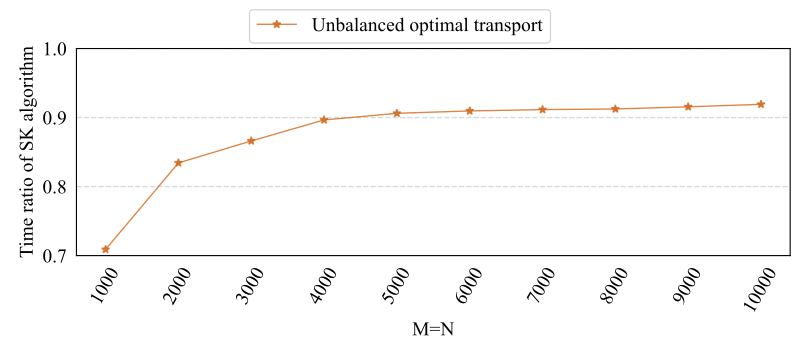

Python code for this plot:
import numpy as np
from matplotlib import pyplot as plt

plt.rc('font', family='Times New Roman', size=14)

def draw_line_chart():
	
	fig = plt.figure(figsize=(8,3.4))

	ax = fig.add_subplot(1,1,1)
	x = [1,2,3,4,5,6,7,8,9,10]
	y1 = [20.838/29.393,29.499/35.357,72.262/83.430,1335.234/1489.220,2174.576/2399.764
	     ,3040.592/3342.745,4125.542/4525.978,5372.677/5888.385,6766.068/7390.062,8273.630/9000.827]
	plt.plot(x,y1,'*-',alpha=0.8,color = 'chocolate',linewidth=1,label='Unbalanced optimal transport')
	plt.xlim(0.6,10.4)
	plt.ylim(0.7,1)
	ax.tick_params(left=False, bottom=False)
	plt.xticks(x, [1000, 2000, 3000, 4000, 5000, 6000, 7000, 8000, 9000, 10000], rotation=60)
	plt.xlabel("M=N")
	plt.ylabel("Time ratio of SK algorithm",labelpad=4)
	plt.grid(color='#95a5a6',linestyle='--', linewidth=1 ,axis='y',alpha=0.4)
	lines, labels = fig.axes[-1].get_legend_handles_labels()
	fig.legend(lines, labels, loc = 'upper center',ncol=3)

	plt.show()
	
draw_line_chart()
